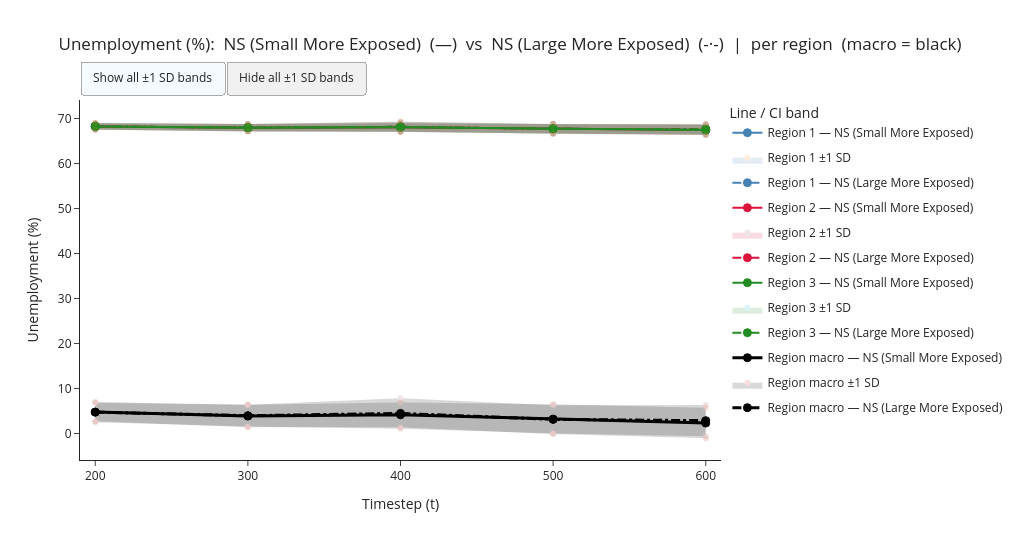
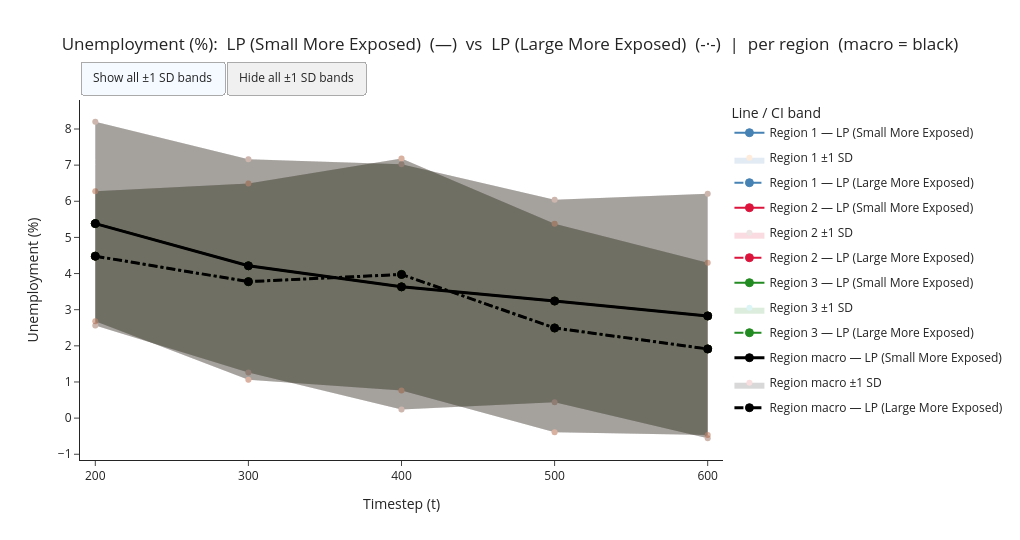
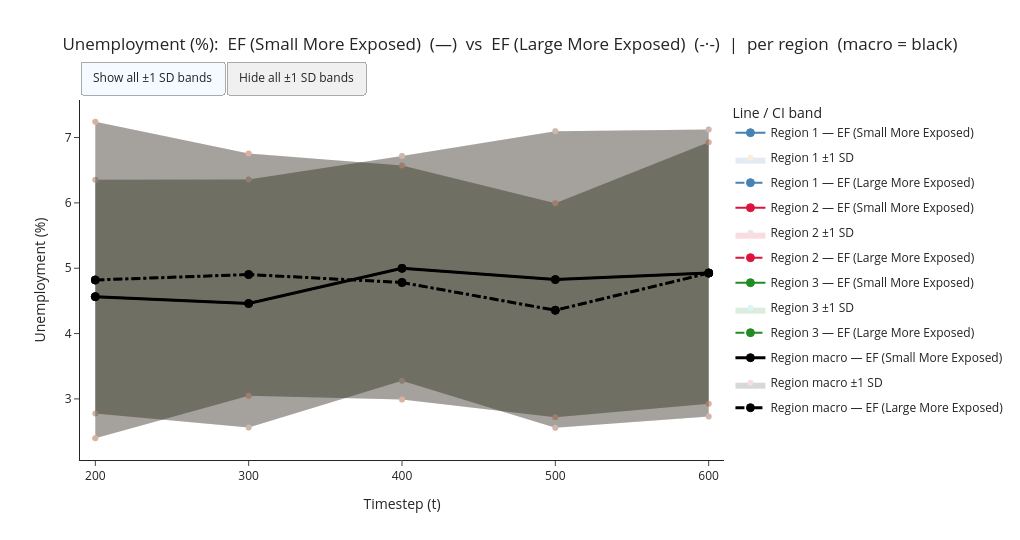
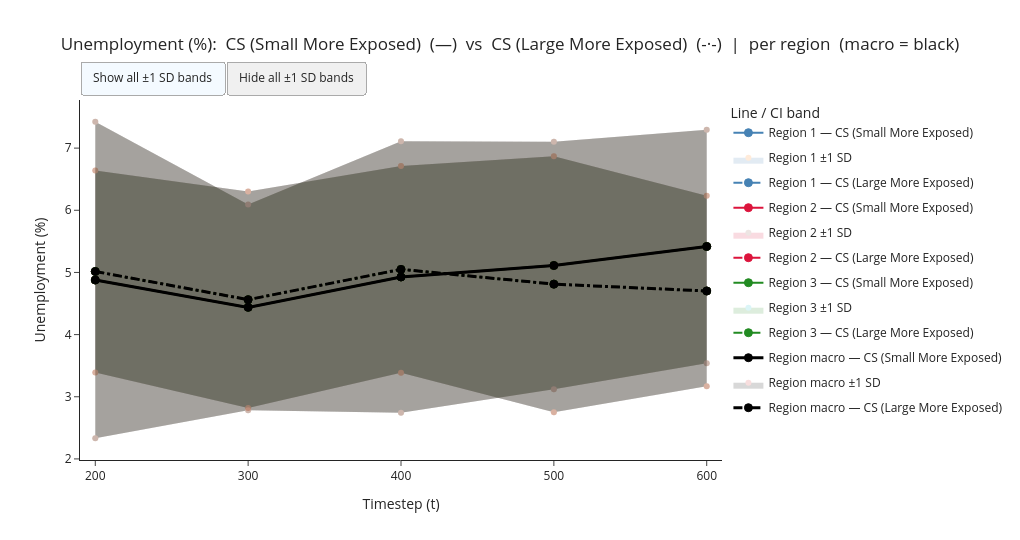

The cell these charts' notebook holds for them, in order:
### Markdown cell above
## Comparing Scenarios

### Unemployment

### Code cell
# Plot — Unemployment: 


build_comparison_fig(dsk_scenario1, hrhs_scenario1, "Unemployment",
                     label_a="NS (Small More Exposed)", label_b="NS (Large More Exposed)").show()

build_comparison_fig(dsk_scenario2, hrhs_scenario2, "Unemployment",
                     label_a="LP (Small More Exposed)", label_b="LP (Large More Exposed)").show()

build_comparison_fig(dsk_scenario3, hrhs_scenario3, "Unemployment",
                     label_a="EF (Small More Exposed)", label_b="EF (Large More Exposed)").show()

build_comparison_fig(dsk_scenario4, hrhs_scenario4, "Unemployment",
                     label_a="CS (Small More Exposed)", label_b="CS (Large More Exposed)").show()

build_comparison_fig(dsk_scenario5, hrhs_scenario5, "Unemployment",
                     label_a="INV (Small More Exposed)", label_b="INV (Large More Exposed)").show()

### Figure 1 — Plotly figure (JSON) as saved in the notebook; plotly's stock layout.template omitted (floating-point values rounded to 4 significant figures)
{"data": [{"legendgroup": "line_r1_NS (Small More Exposed)", "line": {"color": "steelblue", "dash": "solid", "width": 2}, "marker": {"color": "steelblue", "line": {"color": "steelblue", "width": 1}, "size": 8, "symbol": "circle"}, "mode": "lines+markers", "name": "Region 1 — NS (Small More Exposed)", "showlegend": true, "type": "scatter", "x": [200.0, 300.0, 400.0, 500.0, 600.0], "y": [68.25, 67.96, 68.05, 67.73, 67.44]}, {"fill": "toself", "fillcolor": "steelblue", "hoverinfo": "skip", "legendgroup": "ci_region_1", "line": {"width": 0}, "name": "Region 1 ±1 SD", "opacity": 0.15, "showlegend": true, "type": "scatter", "visible": true, "x": [200.0, 300.0, 400.0, 500.0, 600.0, 600.0, 500.0, 400.0, 300.0, 200.0], "y": [68.94, 68.8, 68.97, 68.83, 68.57, 66.32, 66.63, 67.14, 67.12, 67.57]}, {"legendgroup": "line_r1_NS (Large More Exposed)", "line": {"color": "steelblue", "dash": "dashdot", "width": 2}, "marker": {"color": "steelblue", "line": {"color": "steelblue", "width": 1}, "size": 8, "symbol": "circle"}, "mode": "lines+markers", "name": "Region 1 — NS (Large More Exposed)", "showlegend": true, "type": "scatter", "x": [200.0, 300.0, 400.0, 500.0, 600.0], "y": [68.25, 67.99, 68.16, 67.71, 67.62]}, {"fill": "toself", "fillcolor": "steelblue", "hoverinfo": "skip", "legendgroup": "ci_region_1", "line": {"width": 0}, "name": "Region 1 ±1 SD", "opacity": 0.15, "showlegend": false, "type": "scatter", "visible": true, "x": [200.0, 300.0, 400.0, 500.0, 600.0, 600.0, 500.0, 400.0, 300.0, 200.0], "y": [69.01, 68.79, 69.28, 68.76, 68.78, 66.46, 66.67, 67.03, 67.18, 67.49]}, {"legendgroup": "line_r2_NS (Small More Exposed)", "line": {"color": "crimson", "dash": "solid", "width": 2}, "marker": {"color": "crimson", "line": {"color": "crimson", "width": 1}, "size": 8, "symbol": "circle"}, "mode": "lines+markers", "name": "Region 2 — NS (Small More Exposed)", "showlegend": true, "type": "scatter", "x": [200.0, 300.0, 400.0, 500.0, 600.0], "y": [68.25, 67.96, 68.05, 67.73, 67.44]}, {"fill": "toself", "fillcolor": "crimson", "hoverinfo": "skip", "legendgroup": "ci_region_2", "line": {"width": 0}, "name": "Region 2 ±1 SD", "opacity": 0.15, "showlegend": true, "type": "scatter", "visible": true, "x": [200.0, 300.0, 400.0, 500.0, 600.0, 600.0, 500.0, 400.0, 300.0, 200.0], "y": [68.94, 68.8, 68.97, 68.83, 68.57, 66.32, 66.63, 67.14, 67.12, 67.57]}, {"legendgroup": "line_r2_NS (Large More Exposed)", "line": {"color": "crimson", "dash": "dashdot", "width": 2}, "marker": {"color": "crimson", "line": {"color": "crimson", "width": 1}, "size": 8, "symbol": "circle"}, "mode": "lines+markers", "name": "Region 2 — NS (Large More Exposed)", "showlegend": true, "type": "scatter", "x": [200.0, 300.0, 400.0, 500.0, 600.0], "y": [68.25, 67.99, 68.16, 67.71, 67.62]}, {"fill": "toself", "fillcolor": "crimson", "hoverinfo": "skip", "legendgroup": "ci_region_2", "line": {"width": 0}, "name": "Region 2 ±1 SD", "opacity": 0.15, "showlegend": false, "type": "scatter", "visible": true, "x": [200.0, 300.0, 400.0, 500.0, 600.0, 600.0, 500.0, 400.0, 300.0, 200.0], "y": [69.01, 68.79, 69.28, 68.76, 68.78, 66.46, 66.67, 67.03, 67.18, 67.49]}, {"legendgroup": "line_r3_NS (Small More Exposed)", "line": {"color": "forestgreen", "dash": "solid", "width": 2}, "marker": {"color": "forestgreen", "line": {"color": "forestgreen", "width": 1}, "size": 8, "symbol": "circle"}, "mode": "lines+markers", "name": "Region 3 — NS (Small More Exposed)", "showlegend": true, "type": "scatter", "x": [200.0, 300.0, 400.0, 500.0, 600.0], "y": [68.25, 67.96, 68.05, 67.73, 67.44]}, {"fill": "toself", "fillcolor": "forestgreen", "hoverinfo": "skip", "legendgroup": "ci_region_3", "line": {"width": 0}, "name": "Region 3 ±1 SD", "opacity": 0.15, "showlegend": true, "type": "scatter", "visible": true, "x": [200.0, 300.0, 400.0, 500.0, 600.0, 600.0, 500.0, 400.0, 300.0, 200.0], "y": [68.94, 68.8, 68.97, 68.83, 68.57, 66.32, 66.63, 67.14, 67.12, 67.57]}, {"legendgroup": "line_r3_NS (Large More Exposed)", "line": {"color": "forestgreen", "dash": "dashdot", "width": 2}, "marker": {"color": "forestgreen", "line": {"color": "forestgreen", "width": 1}, "size": 8, "symbol": "circle"}, "mode": "lines+markers", "name": "Region 3 — NS (Large More Exposed)", "showlegend": true, "type": "scatter", "x": [200.0, 300.0, 400.0, 500.0, 600.0], "y": [68.25, 67.99, 68.16, 67.71, 67.62]}, {"fill": "toself", "fillcolor": "forestgreen", "hoverinfo": "skip", "legendgroup": "ci_region_3", "line": {"width": 0}, "name": "Region 3 ±1 SD", "opacity": 0.15, "showlegend": false, "type": "scatter", "visible": true, "x": [200.0, 300.0, 400.0, 500.0, 600.0, 600.0, 500.0, 400.0, 300.0, 200.0], "y": [69.01, 68.79, 69.28, 68.76, 68.78, 66.46, 66.67, 67.03, 67.18, 67.49]}, {"legendgroup": "line_rmacro_NS (Small More Exposed)", "line": {"color": "black", "dash": "solid", "width": 3}, "marker": {"color": "black", "line": {"color": "black", "width": 1}, "size": 8, "symbol": "circle"}, "mode": "lines+markers", "name": "Region macro — NS (Small More Exposed)", "showlegend": true, "type": "scatter", "x": [200.0, 300.0, 400.0, 500.0, 600.0], "y": [4.764, 3.879, 4.163, 3.192, 2.326]}, {"fill": "toself", "fillcolor": "black", "hoverinfo": "skip", "legendgroup": "ci_region_macro", "line": {"width": 0}, "name": "Region macro ±1 SD", "opacity": 0.15, "showlegend": true, "type": "scatter", "visible": true, "x": [200.0, 300.0, 400.0, 500.0, 600.0, 600.0, 500.0, 400.0, 300.0, 200.0], "y": [6.828, 6.386, 6.915, 6.504, 5.703, -1.052, -0.1207, 1.412, 1.371, 2.701]}, {"legendgroup": "line_rmacro_NS (Large More Exposed)", "line": {"color": "black", "dash": "dashdot", "width": 3}, "marker": {"color": "black", "line": {"color": "black", "width": 1}, "size": 8, "symbol": "circle"}, "mode": "lines+markers", "name": "Region macro — NS (Large More Exposed)", "showlegend": true, "type": "scatter", "x": [200.0, 300.0, 400.0, 500.0, 600.0], "y": [4.752, 3.957, 4.466, 3.143, 2.854]}, {"fill": "toself", "fillcolor": "black", "hoverinfo": "skip", "legendgroup": "ci_region_macro", "line": {"width": 0}, "name": "Region macro ±1 SD", "opacity": 0.15, "showlegend": false, "type": "scatter", "visible": true, "x": [200.0, 300.0, 400.0, 500.0, 600.0, 600.0, 500.0, 400.0, 300.0, 200.0], "y": [7.026, 6.378, 7.852, 6.27, 6.327, -0.6194, 0.01608, 1.08, 1.536, 2.478]}], "layout": {"height": 540, "legend": {"title": {"text": "Line / CI band"}, "tracegroupgap": 6, "x": 1.01, "y": 1}, "title": {"text": "Unemployment (%):  NS (Small More Exposed)  (—)  vs  NS (Large More Exposed)  (-·-)  |  per region  (macro = black)", "x": 0.5}, "updatemenus": [{"bgcolor": "#f0f0f0", "bordercolor": "#aaa", "buttons": [{"args": [{"visible": true}, [1, 3, 5, 7, 9, 11, 13, 15]], "label": "Show all ±1 SD bands", "method": "restyle"}, {"args": [{"visible": "legendonly"}, [1, 3, 5, 7, 9, 11, 13, 15]], "label": "Hide all ±1 SD bands", "method": "restyle"}], "direction": "left", "pad": {"r": 8, "t": 4}, "type": "buttons", "x": 0, "xanchor": "left", "y": 1.12}], "width": 1020, "xaxis": {"range": [190, 610], "tickvals": [200, 300, 400, 500, 600], "title": {"text": "Timestep (t)"}}, "yaxis": {"title": {"text": "Unemployment (%)"}}}}

### Figure 2 — Plotly figure (JSON) as saved in the notebook; plotly's stock layout.template omitted (floating-point values rounded to 4 significant figures)
{"data": [{"legendgroup": "line_r1_LP (Small More Exposed)", "line": {"color": "steelblue", "dash": "solid", "width": 2}, "marker": {"color": "steelblue", "line": {"color": "steelblue", "width": 1}, "size": 8, "symbol": "circle"}, "mode": "lines+markers", "name": "Region 1 — LP (Small More Exposed)", "showlegend": true, "type": "scatter", "x": [200.0, 300.0, 400.0, 500.0, 600.0], "y": [5.383, 4.215, 3.632, 3.24, 2.827]}, {"fill": "toself", "fillcolor": "steelblue", "hoverinfo": "skip", "legendgroup": "ci_region_1", "line": {"width": 0}, "name": "Region 1 ±1 SD", "opacity": 0.15, "showlegend": true, "type": "scatter", "visible": true, "x": [200.0, 300.0, 400.0, 500.0, 600.0, 600.0, 500.0, 400.0, 300.0, 200.0], "y": [8.201, 7.166, 7.028, 6.045, 6.211, -0.5573, 0.4358, 0.2356, 1.264, 2.565]}, {"legendgroup": "line_r1_LP (Large More Exposed)", "line": {"color": "steelblue", "dash": "dashdot", "width": 2}, "marker": {"color": "steelblue", "line": {"color": "steelblue", "width": 1}, "size": 8, "symbol": "circle"}, "mode": "lines+markers", "name": "Region 1 — LP (Large More Exposed)", "showlegend": true, "type": "scatter", "x": [200.0, 300.0, 400.0, 500.0, 600.0], "y": [4.481, 3.777, 3.975, 2.494, 1.914]}, {"fill": "toself", "fillcolor": "steelblue", "hoverinfo": "skip", "legendgroup": "ci_region_1", "line": {"width": 0}, "name": "Region 1 ±1 SD", "opacity": 0.15, "showlegend": false, "type": "scatter", "visible": true, "x": [200.0, 300.0, 400.0, 500.0, 600.0, 600.0, 500.0, 400.0, 300.0, 200.0], "y": [6.279, 6.493, 7.184, 5.379, 4.296, -0.4674, -0.3909, 0.7663, 1.06, 2.683]}, {"legendgroup": "line_r2_LP (Small More Exposed)", "line": {"color": "crimson", "dash": "solid", "width": 2}, "marker": {"color": "crimson", "line": {"color": "crimson", "width": 1}, "size": 8, "symbol": "circle"}, "mode": "lines+markers", "name": "Region 2 — LP (Small More Exposed)", "showlegend": true, "type": "scatter", "x": [200.0, 300.0, 400.0, 500.0, 600.0], "y": [5.383, 4.215, 3.632, 3.24, 2.827]}, {"fill": "toself", "fillcolor": "crimson", "hoverinfo": "skip", "legendgroup": "ci_region_2", "line": {"width": 0}, "name": "Region 2 ±1 SD", "opacity": 0.15, "showlegend": true, "type": "scatter", "visible": true, "x": [200.0, 300.0, 400.0, 500.0, 600.0, 600.0, 500.0, 400.0, 300.0, 200.0], "y": [8.201, 7.166, 7.028, 6.045, 6.211, -0.5573, 0.4358, 0.2356, 1.264, 2.565]}, {"legendgroup": "line_r2_LP (Large More Exposed)", "line": {"color": "crimson", "dash": "dashdot", "width": 2}, "marker": {"color": "crimson", "line": {"color": "crimson", "width": 1}, "size": 8, "symbol": "circle"}, "mode": "lines+markers", "name": "Region 2 — LP (Large More Exposed)", "showlegend": true, "type": "scatter", "x": [200.0, 300.0, 400.0, 500.0, 600.0], "y": [4.481, 3.777, 3.975, 2.494, 1.914]}, {"fill": "toself", "fillcolor": "crimson", "hoverinfo": "skip", "legendgroup": "ci_region_2", "line": {"width": 0}, "name": "Region 2 ±1 SD", "opacity": 0.15, "showlegend": false, "type": "scatter", "visible": true, "x": [200.0, 300.0, 400.0, 500.0, 600.0, 600.0, 500.0, 400.0, 300.0, 200.0], "y": [6.279, 6.493, 7.184, 5.379, 4.296, -0.4674, -0.3909, 0.7663, 1.06, 2.683]}, {"legendgroup": "line_r3_LP (Small More Exposed)", "line": {"color": "forestgreen", "dash": "solid", "width": 2}, "marker": {"color": "forestgreen", "line": {"color": "forestgreen", "width": 1}, "size": 8, "symbol": "circle"}, "mode": "lines+markers", "name": "Region 3 — LP (Small More Exposed)", "showlegend": true, "type": "scatter", "x": [200.0, 300.0, 400.0, 500.0, 600.0], "y": [5.383, 4.215, 3.632, 3.24, 2.827]}, {"fill": "toself", "fillcolor": "forestgreen", "hoverinfo": "skip", "legendgroup": "ci_region_3", "line": {"width": 0}, "name": "Region 3 ±1 SD", "opacity": 0.15, "showlegend": true, "type": "scatter", "visible": true, "x": [200.0, 300.0, 400.0, 500.0, 600.0, 600.0, 500.0, 400.0, 300.0, 200.0], "y": [8.201, 7.166, 7.028, 6.045, 6.211, -0.5573, 0.4358, 0.2356, 1.264, 2.565]}, {"legendgroup": "line_r3_LP (Large More Exposed)", "line": {"color": "forestgreen", "dash": "dashdot", "width": 2}, "marker": {"color": "forestgreen", "line": {"color": "forestgreen", "width": 1}, "size": 8, "symbol": "circle"}, "mode": "lines+markers", "name": "Region 3 — LP (Large More Exposed)", "showlegend": true, "type": "scatter", "x": [200.0, 300.0, 400.0, 500.0, 600.0], "y": [4.481, 3.777, 3.975, 2.494, 1.914]}, {"fill": "toself", "fillcolor": "forestgreen", "hoverinfo": "skip", "legendgroup": "ci_region_3", "line": {"width": 0}, "name": "Region 3 ±1 SD", "opacity": 0.15, "showlegend": false, "type": "scatter", "visible": true, "x": [200.0, 300.0, 400.0, 500.0, 600.0, 600.0, 500.0, 400.0, 300.0, 200.0], "y": [6.279, 6.493, 7.184, 5.379, 4.296, -0.4674, -0.3909, 0.7663, 1.06, 2.683]}, {"legendgroup": "line_rmacro_LP (Small More Exposed)", "line": {"color": "black", "dash": "solid", "width": 3}, "marker": {"color": "black", "line": {"color": "black", "width": 1}, "size": 8, "symbol": "circle"}, "mode": "lines+markers", "name": "Region macro — LP (Small More Exposed)", "showlegend": true, "type": "scatter", "x": [200.0, 300.0, 400.0, 500.0, 600.0], "y": [5.383, 4.215, 3.632, 3.24, 2.827]}, {"fill": "toself", "fillcolor": "black", "hoverinfo": "skip", "legendgroup": "ci_region_macro", "line": {"width": 0}, "name": "Region macro ±1 SD", "opacity": 0.15, "showlegend": true, "type": "scatter", "visible": true, "x": [200.0, 300.0, 400.0, 500.0, 600.0, 600.0, 500.0, 400.0, 300.0, 200.0], "y": [8.201, 7.166, 7.028, 6.045, 6.211, -0.5573, 0.4358, 0.2356, 1.264, 2.565]}, {"legendgroup": "line_rmacro_LP (Large More Exposed)", "line": {"color": "black", "dash": "dashdot", "width": 3}, "marker": {"color": "black", "line": {"color": "black", "width": 1}, "size": 8, "symbol": "circle"}, "mode": "lines+markers", "name": "Region macro — LP (Large More Exposed)", "showlegend": true, "type": "scatter", "x": [200.0, 300.0, 400.0, 500.0, 600.0], "y": [4.481, 3.777, 3.975, 2.494, 1.914]}, {"fill": "toself", "fillcolor": "black", "hoverinfo": "skip", "legendgroup": "ci_region_macro", "line": {"width": 0}, "name": "Region macro ±1 SD", "opacity": 0.15, "showlegend": false, "type": "scatter", "visible": true, "x": [200.0, 300.0, 400.0, 500.0, 600.0, 600.0, 500.0, 400.0, 300.0, 200.0], "y": [6.279, 6.493, 7.184, 5.379, 4.296, -0.4674, -0.3909, 0.7663, 1.06, 2.683]}], "layout": {"height": 540, "legend": {"title": {"text": "Line / CI band"}, "tracegroupgap": 6, "x": 1.01, "y": 1}, "title": {"text": "Unemployment (%):  LP (Small More Exposed)  (—)  vs  LP (Large More Exposed)  (-·-)  |  per region  (macro = black)", "x": 0.5}, "updatemenus": [{"bgcolor": "#f0f0f0", "bordercolor": "#aaa", "buttons": [{"args": [{"visible": true}, [1, 3, 5, 7, 9, 11, 13, 15]], "label": "Show all ±1 SD bands", "method": "restyle"}, {"args": [{"visible": "legendonly"}, [1, 3, 5, 7, 9, 11, 13, 15]], "label": "Hide all ±1 SD bands", "method": "restyle"}], "direction": "left", "pad": {"r": 8, "t": 4}, "type": "buttons", "x": 0, "xanchor": "left", "y": 1.12}], "width": 1020, "xaxis": {"range": [190, 610], "tickvals": [200, 300, 400, 500, 600], "title": {"text": "Timestep (t)"}}, "yaxis": {"title": {"text": "Unemployment (%)"}}}}

### Figure 3 — Plotly figure (JSON) as saved in the notebook; plotly's stock layout.template omitted (floating-point values rounded to 4 significant figures)
{"data": [{"legendgroup": "line_r1_EF (Small More Exposed)", "line": {"color": "steelblue", "dash": "solid", "width": 2}, "marker": {"color": "steelblue", "line": {"color": "steelblue", "width": 1}, "size": 8, "symbol": "circle"}, "mode": "lines+markers", "name": "Region 1 — EF (Small More Exposed)", "showlegend": true, "type": "scatter", "x": [200.0, 300.0, 400.0, 500.0, 600.0], "y": [4.565, 4.46, 4.998, 4.827, 4.927]}, {"fill": "toself", "fillcolor": "steelblue", "hoverinfo": "skip", "legendgroup": "ci_region_1", "line": {"width": 0}, "name": "Region 1 ±1 SD", "opacity": 0.15, "showlegend": true, "type": "scatter", "visible": true, "x": [200.0, 300.0, 400.0, 500.0, 600.0, 600.0, 500.0, 400.0, 300.0, 200.0], "y": [6.355, 6.358, 6.718, 7.096, 7.124, 2.73, 2.558, 3.279, 2.561, 2.775]}, {"legendgroup": "line_r1_EF (Large More Exposed)", "line": {"color": "steelblue", "dash": "dashdot", "width": 2}, "marker": {"color": "steelblue", "line": {"color": "steelblue", "width": 1}, "size": 8, "symbol": "circle"}, "mode": "lines+markers", "name": "Region 1 — EF (Large More Exposed)", "showlegend": true, "type": "scatter", "x": [200.0, 300.0, 400.0, 500.0, 600.0], "y": [4.82, 4.903, 4.782, 4.357, 4.925]}, {"fill": "toself", "fillcolor": "steelblue", "hoverinfo": "skip", "legendgroup": "ci_region_1", "line": {"width": 0}, "name": "Region 1 ±1 SD", "opacity": 0.15, "showlegend": false, "type": "scatter", "visible": true, "x": [200.0, 300.0, 400.0, 500.0, 600.0, 600.0, 500.0, 400.0, 300.0, 200.0], "y": [7.242, 6.757, 6.571, 5.993, 6.926, 2.924, 2.721, 2.993, 3.05, 2.398]}, {"legendgroup": "line_r2_EF (Small More Exposed)", "line": {"color": "crimson", "dash": "solid", "width": 2}, "marker": {"color": "crimson", "line": {"color": "crimson", "width": 1}, "size": 8, "symbol": "circle"}, "mode": "lines+markers", "name": "Region 2 — EF (Small More Exposed)", "showlegend": true, "type": "scatter", "x": [200.0, 300.0, 400.0, 500.0, 600.0], "y": [4.565, 4.46, 4.998, 4.827, 4.927]}, {"fill": "toself", "fillcolor": "crimson", "hoverinfo": "skip", "legendgroup": "ci_region_2", "line": {"width": 0}, "name": "Region 2 ±1 SD", "opacity": 0.15, "showlegend": true, "type": "scatter", "visible": true, "x": [200.0, 300.0, 400.0, 500.0, 600.0, 600.0, 500.0, 400.0, 300.0, 200.0], "y": [6.355, 6.358, 6.718, 7.096, 7.124, 2.73, 2.558, 3.279, 2.561, 2.775]}, {"legendgroup": "line_r2_EF (Large More Exposed)", "line": {"color": "crimson", "dash": "dashdot", "width": 2}, "marker": {"color": "crimson", "line": {"color": "crimson", "width": 1}, "size": 8, "symbol": "circle"}, "mode": "lines+markers", "name": "Region 2 — EF (Large More Exposed)", "showlegend": true, "type": "scatter", "x": [200.0, 300.0, 400.0, 500.0, 600.0], "y": [4.82, 4.903, 4.782, 4.357, 4.925]}, {"fill": "toself", "fillcolor": "crimson", "hoverinfo": "skip", "legendgroup": "ci_region_2", "line": {"width": 0}, "name": "Region 2 ±1 SD", "opacity": 0.15, "showlegend": false, "type": "scatter", "visible": true, "x": [200.0, 300.0, 400.0, 500.0, 600.0, 600.0, 500.0, 400.0, 300.0, 200.0], "y": [7.242, 6.757, 6.571, 5.993, 6.926, 2.924, 2.721, 2.993, 3.05, 2.398]}, {"legendgroup": "line_r3_EF (Small More Exposed)", "line": {"color": "forestgreen", "dash": "solid", "width": 2}, "marker": {"color": "forestgreen", "line": {"color": "forestgreen", "width": 1}, "size": 8, "symbol": "circle"}, "mode": "lines+markers", "name": "Region 3 — EF (Small More Exposed)", "showlegend": true, "type": "scatter", "x": [200.0, 300.0, 400.0, 500.0, 600.0], "y": [4.565, 4.46, 4.998, 4.827, 4.927]}, {"fill": "toself", "fillcolor": "forestgreen", "hoverinfo": "skip", "legendgroup": "ci_region_3", "line": {"width": 0}, "name": "Region 3 ±1 SD", "opacity": 0.15, "showlegend": true, "type": "scatter", "visible": true, "x": [200.0, 300.0, 400.0, 500.0, 600.0, 600.0, 500.0, 400.0, 300.0, 200.0], "y": [6.355, 6.358, 6.718, 7.096, 7.124, 2.73, 2.558, 3.279, 2.561, 2.775]}, {"legendgroup": "line_r3_EF (Large More Exposed)", "line": {"color": "forestgreen", "dash": "dashdot", "width": 2}, "marker": {"color": "forestgreen", "line": {"color": "forestgreen", "width": 1}, "size": 8, "symbol": "circle"}, "mode": "lines+markers", "name": "Region 3 — EF (Large More Exposed)", "showlegend": true, "type": "scatter", "x": [200.0, 300.0, 400.0, 500.0, 600.0], "y": [4.82, 4.903, 4.782, 4.357, 4.925]}, {"fill": "toself", "fillcolor": "forestgreen", "hoverinfo": "skip", "legendgroup": "ci_region_3", "line": {"width": 0}, "name": "Region 3 ±1 SD", "opacity": 0.15, "showlegend": false, "type": "scatter", "visible": true, "x": [200.0, 300.0, 400.0, 500.0, 600.0, 600.0, 500.0, 400.0, 300.0, 200.0], "y": [7.242, 6.757, 6.571, 5.993, 6.926, 2.924, 2.721, 2.993, 3.05, 2.398]}, {"legendgroup": "line_rmacro_EF (Small More Exposed)", "line": {"color": "black", "dash": "solid", "width": 3}, "marker": {"color": "black", "line": {"color": "black", "width": 1}, "size": 8, "symbol": "circle"}, "mode": "lines+markers", "name": "Region macro — EF (Small More Exposed)", "showlegend": true, "type": "scatter", "x": [200.0, 300.0, 400.0, 500.0, 600.0], "y": [4.565, 4.46, 4.998, 4.827, 4.927]}, {"fill": "toself", "fillcolor": "black", "hoverinfo": "skip", "legendgroup": "ci_region_macro", "line": {"width": 0}, "name": "Region macro ±1 SD", "opacity": 0.15, "showlegend": true, "type": "scatter", "visible": true, "x": [200.0, 300.0, 400.0, 500.0, 600.0, 600.0, 500.0, 400.0, 300.0, 200.0], "y": [6.355, 6.358, 6.718, 7.096, 7.124, 2.73, 2.558, 3.279, 2.561, 2.775]}, {"legendgroup": "line_rmacro_EF (Large More Exposed)", "line": {"color": "black", "dash": "dashdot", "width": 3}, "marker": {"color": "black", "line": {"color": "black", "width": 1}, "size": 8, "symbol": "circle"}, "mode": "lines+markers", "name": "Region macro — EF (Large More Exposed)", "showlegend": true, "type": "scatter", "x": [200.0, 300.0, 400.0, 500.0, 600.0], "y": [4.82, 4.903, 4.782, 4.357, 4.925]}, {"fill": "toself", "fillcolor": "black", "hoverinfo": "skip", "legendgroup": "ci_region_macro", "line": {"width": 0}, "name": "Region macro ±1 SD", "opacity": 0.15, "showlegend": false, "type": "scatter", "visible": true, "x": [200.0, 300.0, 400.0, 500.0, 600.0, 600.0, 500.0, 400.0, 300.0, 200.0], "y": [7.242, 6.757, 6.571, 5.993, 6.926, 2.924, 2.721, 2.993, 3.05, 2.398]}], "layout": {"height": 540, "legend": {"title": {"text": "Line / CI band"}, "tracegroupgap": 6, "x": 1.01, "y": 1}, "title": {"text": "Unemployment (%):  EF (Small More Exposed)  (—)  vs  EF (Large More Exposed)  (-·-)  |  per region  (macro = black)", "x": 0.5}, "updatemenus": [{"bgcolor": "#f0f0f0", "bordercolor": "#aaa", "buttons": [{"args": [{"visible": true}, [1, 3, 5, 7, 9, 11, 13, 15]], "label": "Show all ±1 SD bands", "method": "restyle"}, {"args": [{"visible": "legendonly"}, [1, 3, 5, 7, 9, 11, 13, 15]], "label": "Hide all ±1 SD bands", "method": "restyle"}], "direction": "left", "pad": {"r": 8, "t": 4}, "type": "buttons", "x": 0, "xanchor": "left", "y": 1.12}], "width": 1020, "xaxis": {"range": [190, 610], "tickvals": [200, 300, 400, 500, 600], "title": {"text": "Timestep (t)"}}, "yaxis": {"title": {"text": "Unemployment (%)"}}}}

### Figure 4 — Plotly figure (JSON) as saved in the notebook; plotly's stock layout.template omitted (floating-point values rounded to 4 significant figures)
{"data": [{"legendgroup": "line_r1_CS (Small More Exposed)", "line": {"color": "steelblue", "dash": "solid", "width": 2}, "marker": {"color": "steelblue", "line": {"color": "steelblue", "width": 1}, "size": 8, "symbol": "circle"}, "mode": "lines+markers", "name": "Region 1 — CS (Small More Exposed)", "showlegend": true, "type": "scatter", "x": [200.0, 300.0, 400.0, 500.0, 600.0], "y": [4.878, 4.438, 4.927, 5.112, 5.418]}, {"fill": "toself", "fillcolor": "steelblue", "hoverinfo": "skip", "legendgroup": "ci_region_1", "line": {"width": 0}, "name": "Region 1 ±1 SD", "opacity": 0.15, "showlegend": true, "type": "scatter", "visible": true, "x": [200.0, 300.0, 400.0, 500.0, 600.0, 600.0, 500.0, 400.0, 300.0, 200.0], "y": [7.424, 6.093, 7.111, 7.104, 7.295, 3.541, 3.12, 2.743, 2.784, 2.333]}, {"legendgroup": "line_r1_CS (Large More Exposed)", "line": {"color": "steelblue", "dash": "dashdot", "width": 2}, "marker": {"color": "steelblue", "line": {"color": "steelblue", "width": 1}, "size": 8, "symbol": "circle"}, "mode": "lines+markers", "name": "Region 1 — CS (Large More Exposed)", "showlegend": true, "type": "scatter", "x": [200.0, 300.0, 400.0, 500.0, 600.0], "y": [5.016, 4.562, 5.049, 4.812, 4.702]}, {"fill": "toself", "fillcolor": "steelblue", "hoverinfo": "skip", "legendgroup": "ci_region_1", "line": {"width": 0}, "name": "Region 1 ±1 SD", "opacity": 0.15, "showlegend": false, "type": "scatter", "visible": true, "x": [200.0, 300.0, 400.0, 500.0, 600.0, 600.0, 500.0, 400.0, 300.0, 200.0], "y": [6.64, 6.304, 6.711, 6.871, 6.235, 3.168, 2.753, 3.387, 2.821, 3.392]}, {"legendgroup": "line_r2_CS (Small More Exposed)", "line": {"color": "crimson", "dash": "solid", "width": 2}, "marker": {"color": "crimson", "line": {"color": "crimson", "width": 1}, "size": 8, "symbol": "circle"}, "mode": "lines+markers", "name": "Region 2 — CS (Small More Exposed)", "showlegend": true, "type": "scatter", "x": [200.0, 300.0, 400.0, 500.0, 600.0], "y": [4.878, 4.438, 4.927, 5.112, 5.418]}, {"fill": "toself", "fillcolor": "crimson", "hoverinfo": "skip", "legendgroup": "ci_region_2", "line": {"width": 0}, "name": "Region 2 ±1 SD", "opacity": 0.15, "showlegend": true, "type": "scatter", "visible": true, "x": [200.0, 300.0, 400.0, 500.0, 600.0, 600.0, 500.0, 400.0, 300.0, 200.0], "y": [7.424, 6.093, 7.111, 7.104, 7.295, 3.541, 3.12, 2.743, 2.784, 2.333]}, {"legendgroup": "line_r2_CS (Large More Exposed)", "line": {"color": "crimson", "dash": "dashdot", "width": 2}, "marker": {"color": "crimson", "line": {"color": "crimson", "width": 1}, "size": 8, "symbol": "circle"}, "mode": "lines+markers", "name": "Region 2 — CS (Large More Exposed)", "showlegend": true, "type": "scatter", "x": [200.0, 300.0, 400.0, 500.0, 600.0], "y": [5.016, 4.562, 5.049, 4.812, 4.702]}, {"fill": "toself", "fillcolor": "crimson", "hoverinfo": "skip", "legendgroup": "ci_region_2", "line": {"width": 0}, "name": "Region 2 ±1 SD", "opacity": 0.15, "showlegend": false, "type": "scatter", "visible": true, "x": [200.0, 300.0, 400.0, 500.0, 600.0, 600.0, 500.0, 400.0, 300.0, 200.0], "y": [6.64, 6.304, 6.711, 6.871, 6.235, 3.168, 2.753, 3.387, 2.821, 3.392]}, {"legendgroup": "line_r3_CS (Small More Exposed)", "line": {"color": "forestgreen", "dash": "solid", "width": 2}, "marker": {"color": "forestgreen", "line": {"color": "forestgreen", "width": 1}, "size": 8, "symbol": "circle"}, "mode": "lines+markers", "name": "Region 3 — CS (Small More Exposed)", "showlegend": true, "type": "scatter", "x": [200.0, 300.0, 400.0, 500.0, 600.0], "y": [4.878, 4.438, 4.927, 5.112, 5.418]}, {"fill": "toself", "fillcolor": "forestgreen", "hoverinfo": "skip", "legendgroup": "ci_region_3", "line": {"width": 0}, "name": "Region 3 ±1 SD", "opacity": 0.15, "showlegend": true, "type": "scatter", "visible": true, "x": [200.0, 300.0, 400.0, 500.0, 600.0, 600.0, 500.0, 400.0, 300.0, 200.0], "y": [7.424, 6.093, 7.111, 7.104, 7.295, 3.541, 3.12, 2.743, 2.784, 2.333]}, {"legendgroup": "line_r3_CS (Large More Exposed)", "line": {"color": "forestgreen", "dash": "dashdot", "width": 2}, "marker": {"color": "forestgreen", "line": {"color": "forestgreen", "width": 1}, "size": 8, "symbol": "circle"}, "mode": "lines+markers", "name": "Region 3 — CS (Large More Exposed)", "showlegend": true, "type": "scatter", "x": [200.0, 300.0, 400.0, 500.0, 600.0], "y": [5.016, 4.562, 5.049, 4.812, 4.702]}, {"fill": "toself", "fillcolor": "forestgreen", "hoverinfo": "skip", "legendgroup": "ci_region_3", "line": {"width": 0}, "name": "Region 3 ±1 SD", "opacity": 0.15, "showlegend": false, "type": "scatter", "visible": true, "x": [200.0, 300.0, 400.0, 500.0, 600.0, 600.0, 500.0, 400.0, 300.0, 200.0], "y": [6.64, 6.304, 6.711, 6.871, 6.235, 3.168, 2.753, 3.387, 2.821, 3.392]}, {"legendgroup": "line_rmacro_CS (Small More Exposed)", "line": {"color": "black", "dash": "solid", "width": 3}, "marker": {"color": "black", "line": {"color": "black", "width": 1}, "size": 8, "symbol": "circle"}, "mode": "lines+markers", "name": "Region macro — CS (Small More Exposed)", "showlegend": true, "type": "scatter", "x": [200.0, 300.0, 400.0, 500.0, 600.0], "y": [4.878, 4.438, 4.927, 5.112, 5.418]}, {"fill": "toself", "fillcolor": "black", "hoverinfo": "skip", "legendgroup": "ci_region_macro", "line": {"width": 0}, "name": "Region macro ±1 SD", "opacity": 0.15, "showlegend": true, "type": "scatter", "visible": true, "x": [200.0, 300.0, 400.0, 500.0, 600.0, 600.0, 500.0, 400.0, 300.0, 200.0], "y": [7.424, 6.093, 7.111, 7.104, 7.295, 3.541, 3.12, 2.743, 2.784, 2.333]}, {"legendgroup": "line_rmacro_CS (Large More Exposed)", "line": {"color": "black", "dash": "dashdot", "width": 3}, "marker": {"color": "black", "line": {"color": "black", "width": 1}, "size": 8, "symbol": "circle"}, "mode": "lines+markers", "name": "Region macro — CS (Large More Exposed)", "showlegend": true, "type": "scatter", "x": [200.0, 300.0, 400.0, 500.0, 600.0], "y": [5.016, 4.562, 5.049, 4.812, 4.702]}, {"fill": "toself", "fillcolor": "black", "hoverinfo": "skip", "legendgroup": "ci_region_macro", "line": {"width": 0}, "name": "Region macro ±1 SD", "opacity": 0.15, "showlegend": false, "type": "scatter", "visible": true, "x": [200.0, 300.0, 400.0, 500.0, 600.0, 600.0, 500.0, 400.0, 300.0, 200.0], "y": [6.64, 6.304, 6.711, 6.871, 6.235, 3.168, 2.753, 3.387, 2.821, 3.392]}], "layout": {"height": 540, "legend": {"title": {"text": "Line / CI band"}, "tracegroupgap": 6, "x": 1.01, "y": 1}, "title": {"text": "Unemployment (%):  CS (Small More Exposed)  (—)  vs  CS (Large More Exposed)  (-·-)  |  per region  (macro = black)", "x": 0.5}, "updatemenus": [{"bgcolor": "#f0f0f0", "bordercolor": "#aaa", "buttons": [{"args": [{"visible": true}, [1, 3, 5, 7, 9, 11, 13, 15]], "label": "Show all ±1 SD bands", "method": "restyle"}, {"args": [{"visible": "legendonly"}, [1, 3, 5, 7, 9, 11, 13, 15]], "label": "Hide all ±1 SD bands", "method": "restyle"}], "direction": "left", "pad": {"r": 8, "t": 4}, "type": "buttons", "x": 0, "xanchor": "left", "y": 1.12}], "width": 1020, "xaxis": {"range": [190, 610], "tickvals": [200, 300, 400, 500, 600], "title": {"text": "Timestep (t)"}}, "yaxis": {"title": {"text": "Unemployment (%)"}}}}
